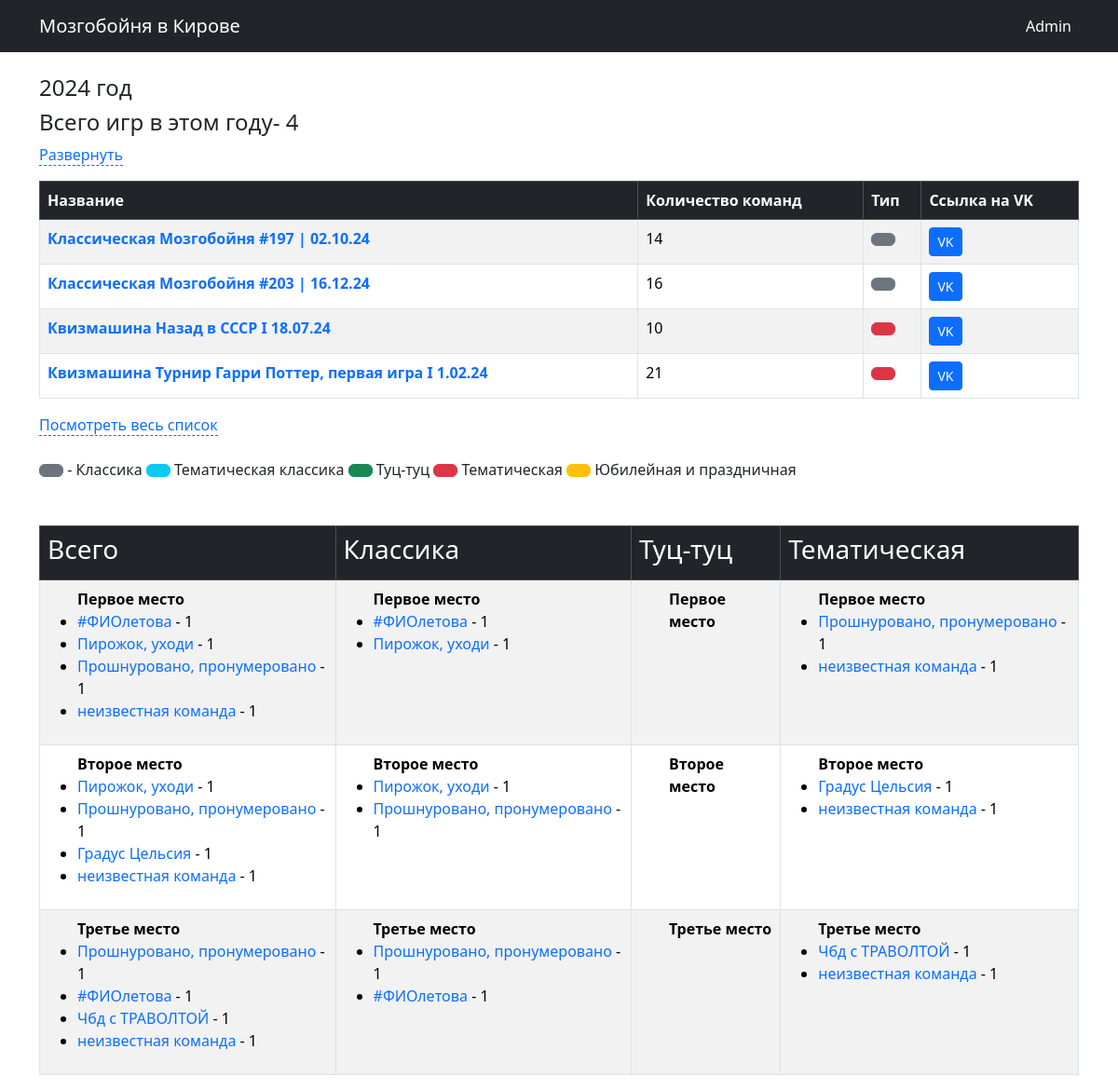
/kirovstat/year_stat/?year=2024, run on an earlier commit of the app's database.
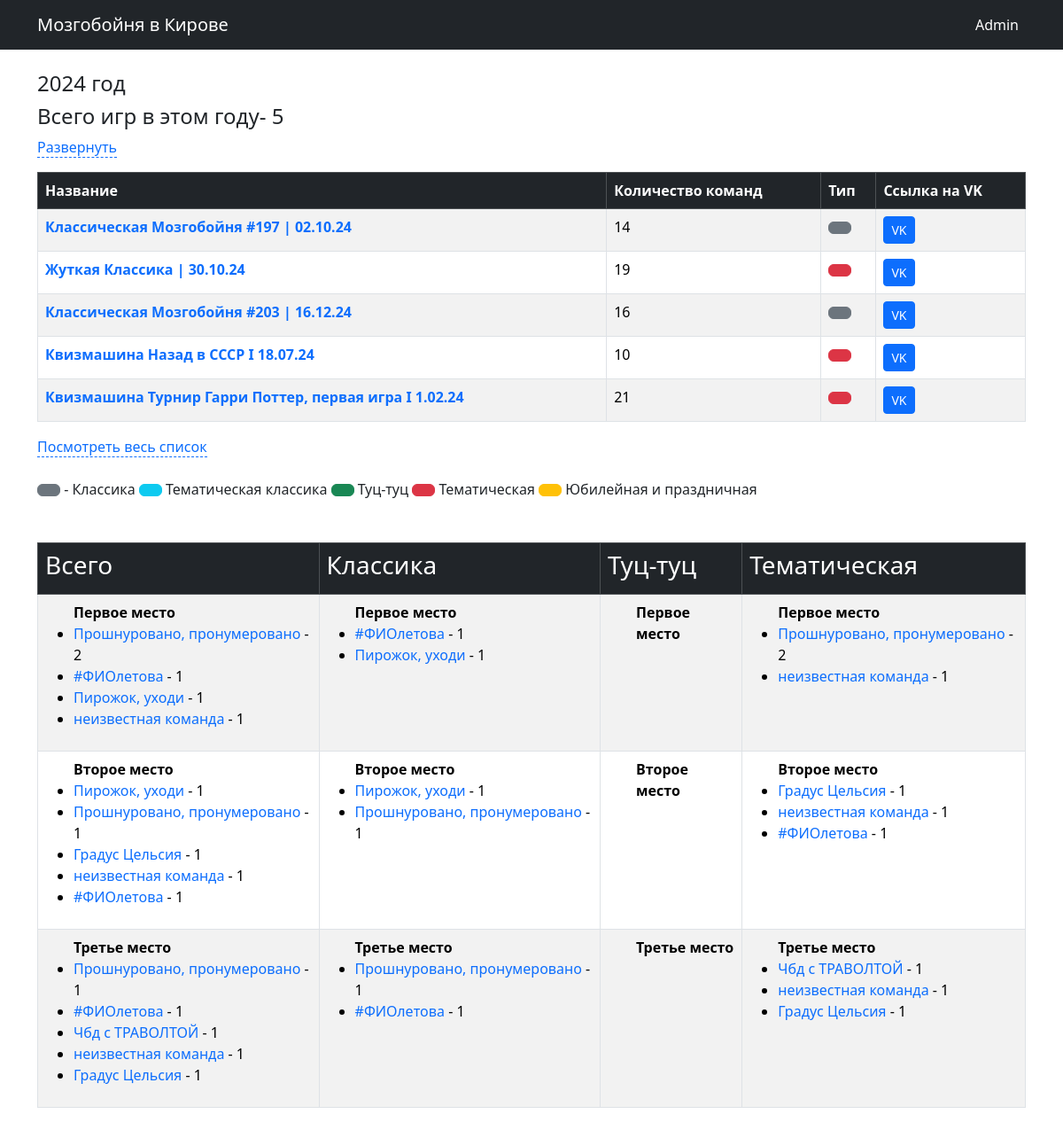
And on a later commit of the database.
### kirovstat/models.py (models this page shows, shortened)
class games (models.Model):
    g_name = models.CharField(default="Название игры", max_length=100)
    g_type = models.ForeignKey(game_type,null=True, on_delete=models.SET_NULL)
    g_date = models.DateField(verbose_name='Дата игры')
    g_sets = models.IntegerField(verbose_name='Количесто туров',default=5)
    g_url = models.URLField(verbose_name='Ссылка на игра в ВК',default="https://vk.com/mzgb_kir", max_length=200)
    time_data = models.DateTimeField(auto_now=True,db_index=True, verbose_name='создано')
    g_teams = models.IntegerField(verbose_name='Количество команда',null=True, default = 1)
    class Meta:
       verbose_name_plural = 'Игра'
       verbose_name = 'Игры'
       ordering = ['-g_date']

class teams (models.Model):
    t_name = models.CharField(verbose_name='Название команды',max_length=50)
    t_aka = models.ForeignKey('self',blank=True,null=True,on_delete=models.SET_NULL)
    t_page = models.URLField(default='http://rudagames.ru')
    t_foto = models.CharField(verbose_name='Фото команды',default='.foto.jpg',max_length=50)
    time_data = models.DateTimeField(auto_now=True, db_index=True, verbose_name='создано')
    class Meta:
       verbose_name_plural = 'Команды'
       verbose_name = 'Команда'
       ordering = ['t_name']

### kirovstat/views.py (the view)
def year_stat(request):
    year = request.GET['year']
    s_data = year + '-01-01'
    f_data = year + '-12-31'
    g_count = get_games_count(s_data,f_data)
    game1 = get_games_all_in_range(s_data,f_data)
    t_data = get_all_teams()
    place_data_a_1=get_place(1,type1=[1,2,3,4,5],data_start = s_data, data_finish = f_data)
    place_data_a_2=get_place(2,type1=[1,2,3,4,5],data_start = s_data, data_finish = f_data)
    place_data_a_3=get_place(3,type1=[1,2,3,4,5],data_start = s_data, data_finish = f_data)
    place_data_cl_1=get_place(1,type1=[1,5],data_start = s_data, data_finish = f_data)
    place_data_cl_2=get_place(2,type1=[1,5],data_start = s_data, data_finish = f_data)
    place_data_cl_3=get_place(3,type1=[1,5],data_start = s_data, data_finish = f_data)
    place_data_tz_1=get_place(1,type1=[2],data_start = s_data, data_finish = f_data)
    place_data_tz_2=get_place(2,type1=[2],data_start = s_data, data_finish = f_data)
    place_data_tz_3=get_place(3,type1=[2],data_start = s_data, data_finish = f_data)
    place_data_tem_1=get_place(1,type1=[3],data_start = s_data, data_finish = f_data)
    place_data_tem_2=get_place(2,type1=[3],data_start = s_data, data_finish = f_data)
    place_data_tem_3=get_place(3,type1=[3],data_start = s_data, data_finish = f_data)
    context = {'game1': game1, 'g_count' : g_count, 't_data' : t_data, 'year' : year, \
               'place_data_a_1' : place_data_a_1, 'place_data_a_2' : place_data_a_2,'place_data_a_3' : place_data_a_3,\
               'place_data_cl_1' : place_data_cl_1, 'place_data_cl_2' : place_data_cl_2,'place_data_cl_3' : place_data_cl_3,\
               'place_data_tz_1' : place_data_tz_1, 'place_data_tz_2' : place_data_tz_2,'place_data_tz_3' : place_data_tz_3,\
               'place_data_tem_1' : place_data_tem_1, 'place_data_tem_2' : place_data_tem_2,'place_data_tem_3' : place_data_tem_3 }
    return render(request, 'year_stat.html', context)

### kirovstat/defs_1.py (called while the page is built)
def get_games_all_in_range(d_s , d_f):
    d1 = date.fromisoformat(d_s)
    d2 = date.fromisoformat(d_f)
    games1  = games.objects.filter(g_date__gte=d1, g_date__lte=d2)
    return(games1)

def get_games_count(d_s , d_f):
    d1 = date.fromisoformat(d_s)
    d2 = date.fromisoformat(d_f)
    g_count  = games.objects.filter(g_date__gte=d1, g_date__lte=d2).count
    return(g_count)

def get_games_in_range(d_s , d_f):
    d1 = date.fromisoformat(d_s)
    d2 = date.fromisoformat(d_f)
    games1  = games.objects.filter(g_date__gte=d1, g_date__lte=d2)
    games_is_range=[]
    for t in games1:
        games_is_range.append(t.id)
    return(games_is_range)

def get_all_teams():
    t_names = teams.objects.all()
    return(t_names)

### kirovstat/templates/year_stat.html (shortened to what the changed rows need)
{% extends "base.html" %}
{% block content %}
{% load static %}
<br>
<h4>{{ year }} год </h4>
<h4>Всего игр в этом году- {{ g_count }} </h4>
<div class="wrap-expand-table"><a href="#close">Свернуть</a><a href="#click-expand1">Развернуть</a>
<table class = 'table mt-3 table-bordered table-hover table-striped' >
    <thead class="table-dark">
        <tr>
            <th scope="col">Название</th>
            <th scope="col">Количество команд</th>
            <th scope="col">Тип</th>
            <th scope="col">Ссылка на VK</th>
        </tr>
    </thead>
    <tbody>
      {% for game in game1 %}
        <tr>
         <td class="text-left" ><a href=/kirovstat/game_info/?game_id={{game.id}} ><b>{{game.g_name}} </b></a></td>
         <td> {{game.g_teams}} </td>
         {%if game.g_type_id == 2 %}
            <td> <button type="button" class="btn btn-success"> </button> </td>
         {%elif game.g_type_id == 3 %}
            <td> <button type="button" class="btn btn-danger"> </button> </td>
         {%elif game.g_type_id == 4 %}
            <td> <button type="button" class="btn btn-warning"> </button>   </td>
         {%elif game.g_type_id == 5 %}
            <td> <button type="button" class="btn btn-info"> </button>   </td>
         {%else%}
            <td > <button type="button" class="btn btn-secondary"></button></td>
         {%endif%}
         <td><a class="btn btn-primary btn-sm" href={{game.g_url}} target="_blank" role="button"> VK </a></td>
        </tr>
      {% endfor %}
    </tbody>
</table>
<a href="#close">Cвернуть</a><a href="#click-expand1">Посмотреть весь список</a><br><br>
<button type="button" class="btn btn-secondary"></button> - Класcика
<button type="button" class="btn btn-info"> </button> Тематическая классика
<button type="button" class="btn btn-success"> </button> Туц-туц
<button type="button" class="btn btn-danger"> </button> Тематическая
<button type="button" class="btn btn-warning"> </button> Юбилейная и праздничная
<br>
<table class = 'table mt-5 table-bordered table-hover table-striped' >
   <thead class="table-dark">
       <tr>
           <th scope="col"><h3>Всего</h3></th>
           <th scope="col"><h3>Классика</h3></th>
           <th scope="col"><h3>Туц-туц</h3></th>
           <th scope="col"><h3>Тематическая</h3></th>
       </tr>
   </thead>
   <tbody>
   <tr>
      <td>
      <ul><b>Первое место </b><br>
      {% for key,values in place_data_a_1.items %}
         <li>
         <a href=/kirovstat/team_info/?team_id={{key}}&year={{year}}  >{{values.1}} </a>-  {{values.0}}  <br>
         </li>
      {%endfor%}
      </ul>
      </td>
      <td>
      <ul><b>Первое место </b><br>
      {% for key,values in place_data_cl_1.items %}
      <li>
         <a href=/kirovstat/team_info/?team_id={{key}}&year={{year}} >{{values.1}} </a>-  {{values.0}}  <br>
      </li>
      {%endfor%}
      </ul>
      </td>
      <td>
      <ul><b>Первое место </b><br>
      {% for key,values in place_data_tem_1.items %}
      <li>
         <a href=/kirovstat/team_info/?team_id={{key}}&year={{year}} >{{values.1}} </a>-  {{values.0}}  <br>
      </li>
      {%endfor%}
      </ul>
      </td>
   </tr>
   <tr>
      <td>
      <ul><b>Второе место </b><br>
      {% for key,values in place_data_a_2.items %}
      <li>
         <a href=/kirovstat/team_info/?team_id={{key}}&year={{year}} >{{values.1}} </a>-  {{values.0}}  <br>
      </li>
      {%endfor%}
      </ul></td>
      <td>
      <ul><b>Второе место </b><br>
      {% for key,values in place_data_cl_2.items %}
      <li>
         <a href=/kirovstat/team_info/?team_id={{key}}&year={{year}} >{{values.1}} </a>-  {{values.0}}  <br>
      </li>
      {%endfor%}
      </ul></td>
      <td>
      <ul><b>Второе место </b><br>
      {% for key,values in place_data_tem_2.items %}
      <li>
         <a href=/kirovstat/team_info/?team_id={{key}}&year={{year}} >{{values.1}} </a>-  {{values.0}}  <br>
      </li>
      {%endfor%}
      </ul></td>
   </tr>
   <tr>
      <td>
      <ul><b>Третье место </b><br>
      {% for key,values in place_data_a_3.items %}
      <li>
         <a href=/kirovstat/team_info/?team_id={{key}}&year={{year}} >{{values.1}} </a>-  {{values.0}}  <br>
      </li>
      {%endfor%}
      </ul></td>
      <td>
      <ul><b>Третье место </b><br>
      {% for key,values in place_data_cl_3.items %}
      <li>
         <a href=/kirovstat/team_info/?team_id={{key}}&year={{year}} >{{values.1}} </a>-  {{values.0}}  <br>
      </li>
      {%endfor%}
      </ul></td>
      <td>
      <ul><b>Третье место </b><br>
      {% for key,values in place_data_tem_3.items %}
      <li>
         <a href=/kirovstat/team_info/?team_id={{key}}&year={{year}} >{{values.1}} </a>-  {{values.0}}  <br>
      </li>
      {%endfor%}
      </ul></td>
   </tr>
{% endblock %}

What changed in the data, as far as the page shows it:
added games: g_name "Жуткая Классика | 30.10.24", g_teams "19"
shown differently, row unchanged: teams "Прошнуровано, пронумеровано": values "1" → "2"; moves up the list
now on one of the page's lists (row unchanged): teams: t_name "#ФИОлетова"
now on one of the page's lists (row unchanged): teams: t_name "Градус Цельсия"
Also different on the page:
{{ g_count }}: "4" → "5"
